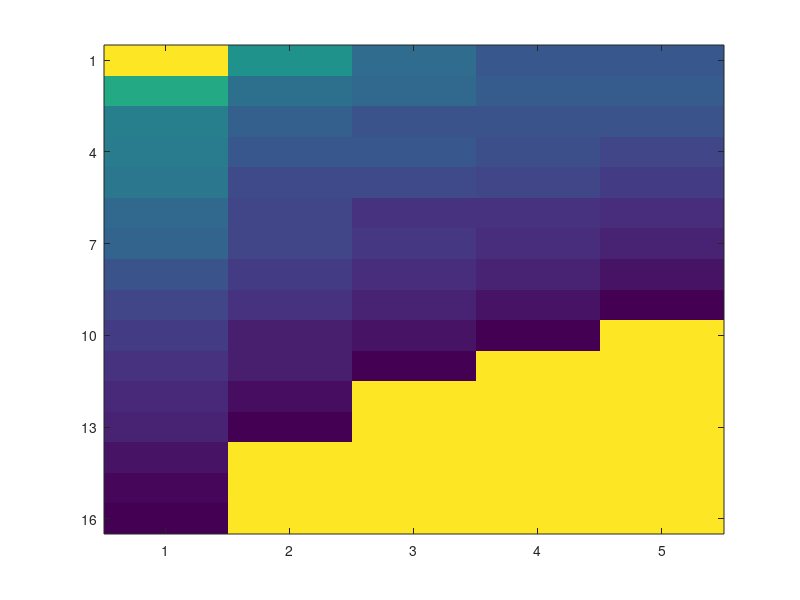

This figure's MATLAB source: (Note: this script raises an error after producing the figure.)
%res = load('data_files/allreg5f.mat');  % Uncomment for the "minimum devaion method"
res = load('data_files/allqp5f1.mat'); % Uncomment for the "regression
%tree method


% Max and min color bar, fontsize ++
cmax = 18;
cmin = 4;
sz  =16;
tsz = 20;
ssz = 14;
res = res.res;
max_order = 5;


% Training loss
figure;
Train = zeros(length(res{1}(:,1)),max_order);
for d = 1:max_order
    Train(1:numel(res{d}(:,1)),d) = res{d}(:,2);
end

Train(Train==0)=inf;
imagesc(Train);
yticks(1:3:length(res{1}));
yticklabels(int2str(res{1}(1:3:end,1)));
xticks(1:max_order);

colormap hot;
xlabel('order','FontSize',sz);
ylabel('local models','FontSize',sz)
%title('Training loss','FontSize',tsz);
hcb=colorbar;
caxis([cmin, cmax]);
colorTitleHandle = get(hcb,'Title');
set(colorTitleHandle ,'String','Error (steps)','FontSize',ssz);
set(gcf,'color','w');
% Validation loss
figure;
Val = zeros(length(res{1}(:,1)),max_order);
for d = 1:max_order
    Val(1:numel(res{d}(:,1)),d) = res{d}(:,3);
end

Val(Val==0)=inf;
imagesc(Val);
yticks(1:3:length(res{1}));
yticklabels(int2str(res{1}(1:3:end,1)));
xticks(1:max_order);
hcb =colorbar;
caxis([cmin, cmax]);
colormap hot;
xlabel('order','FontSize',sz);
ylabel('local models','FontSize',sz)
%title('Validation loss','FontSize',tsz);
colorTitleHandle = get(hcb,'Title');
set(colorTitleHandle ,'String','Error (steps)','FontSize',ssz);
set(gcf,'color','w');

%Exectution time
figure;
Time = zeros(length(res{1}(:,1)),max_order);
for d = 1:max_order
    Time(1:numel(res{d}(:,1)),d) = res{d}(:,5);
end

cmax = max(Time(:));
cmin = min(Time(:));

Time(Time==0)=inf;
imagesc(Time);
yticks(1:3:length(res{1}));
yticklabels(int2str(res{1}(1:3:end,1)));
xticks(1:max_order);

hcb = colorbar;
caxis([cmin cmax+0.5]);
colormap hot;
xlabel('order','FontSize',sz);
ylabel('local models','FontSize',sz)
%title('Execution time','FontSize',tsz);
colorTitleHandle = get(hcb,'Title');
set(colorTitleHandle ,'String','Time (s)','FontSize',ssz);
set(gcf,'color','w');

